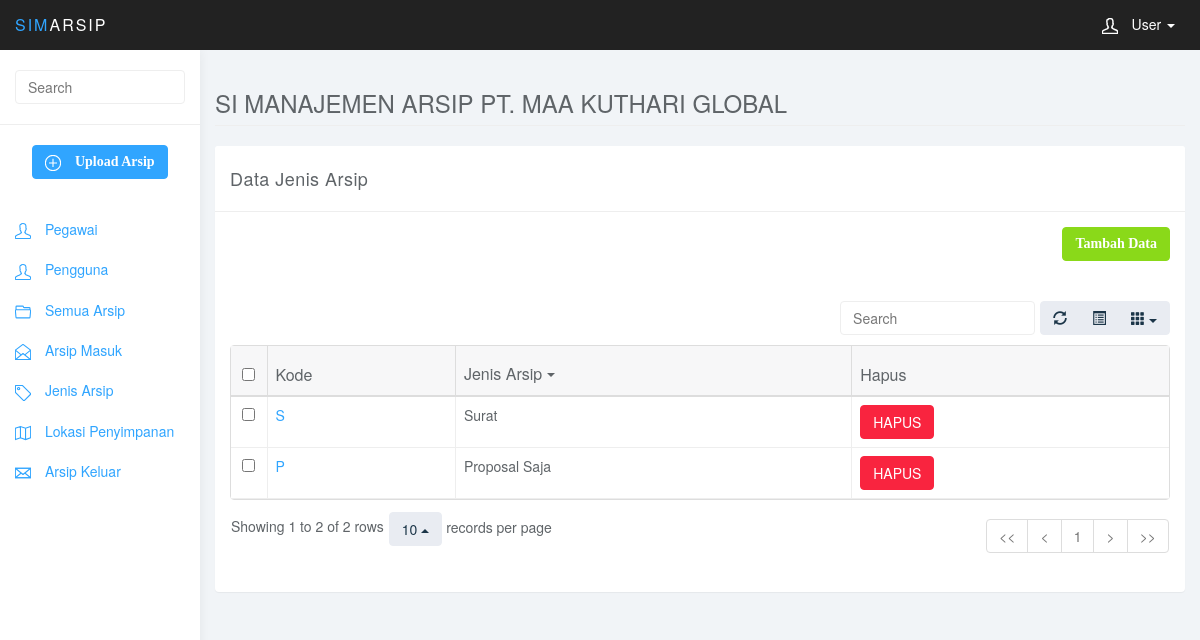
/admin/media.php?p=jenisarsip (signed in), run on the app's committed database.
### tables this page shows
CREATE TABLE `tbl_jenisarsip` (
  `kd_jenis` varchar(15) NOT NULL,
  `desc_jenis` varchar(100) DEFAULT NULL
);

### admin/modul/jenisarsip/jenisarsip.php (the view, shortened to what this page needs)
<?php
 if (empty($_SESSION['username']) AND empty($_SESSION['passuser'])){
  echo "<link href='style.css' rel='stylesheet' type='text/css'>
 <center>Untuk mengakses modul, Anda harus login <br>";
  echo "<a href=../../index.php><b>LOGIN</b></a></center>";
}
else{
$aksi="modul/jenisarsip/aksi_jenisarsip.php";
switch($_GET[aksi]){
default:
echo "<div class='row'>
			<div class='col-lg-12'>
				<div class='panel panel-default'>
					<div class='panel-heading'>Data Jenis Arsip</div>
					<div class='panel-body'><a class='btn btn-success' href='?p=jenisarsip&aksi=tambah' style='float:right;color:#ffffff;font-weight:bold;font-family:verdana;'> Tambah Data</a></div>
					<div class='panel-body'>
						<table data-toggle='table' data-show-refresh='true' data-show-toggle='true' data-show-columns='true' data-search='true' data-select-item-name='toolbar1' data-pagination='true' data-sort-name='desc_jenis' data-sort-order='desc'>
						    <thead>
						    <tr>
						        <th data-field='state' data-checkbox='true' >No. Arsip</th>
						        <th data-field='kd_jenis' data-sortable='true'>Kode</th>
						        <th data-field='desc_jenis'  data-sortable='true'>Jenis Arsip</th>
						        <th data-field='hapus' data-sortable='true'>Hapus</th>
						    </tr>
						    </thead>
							<tbody>";
							$tp=mysql_query('SELECT * FROM tbl_jenisarsip');
							while($r=mysql_fetch_array($tp)){
                             echo"<tr>
                                    <td><input type='checkbox' name='checkbox'/></td>
									<td><a href='?p=jenisarsip&aksi=edit&id=$r[kd_jenis]'>$r[kd_jenis]</a></td>
                                    <td>$r[desc_jenis]</td>
									<td><a class='btn btn-danger' href='$aksi?act=hapus&id=$r[kd_jenis]'>HAPUS</a></td>
                                </tr>";
							}
						echo "</tbody>
						</table>
					</div>
				</div>
			</div>
		</div>";
break;
			}
}
?>
</body>
</html>

### admin/css/styles.css (style rules this page uses)
body { background: #f1f4f7; padding-top: 50px; color: #5f6468; }
a, a:hover, a:focus { color: #30a5ff; }
.btn-success, .btn-success:hover, .btn-success:focus, .btn-success:active, .btn-success.active, .open > .dropdown-toggle.btn-success, .btn-success.disabled, .btn-success[disabled], fieldset[disabled] .btn-success, .btn-success.disabled:hover, .btn-success[disabled]:hover, fieldset[disabled] .btn-success:hover, .btn-success.disabled:focus, .btn-success[disabled]:focus, fieldset[disabled] .btn-success:focus, .btn-success.disabled:active, .btn-success[disabled]:active, fieldset[disabled] .btn-success:active, .btn-success.disabled.active, .btn-success[disabled].active, fieldset[disabled] .btn-success.active { background-color: #8ad919; border-color: #8ad919; }
.btn-danger, .btn-danger:hover, .btn-danger:focus, .btn-danger:active, .btn-danger.active, .open > .dropdown-toggle.btn-danger, .btn-danger.disabled, .btn-danger[disabled], fieldset[disabled] .btn-danger, .btn-danger.disabled:hover, .btn-danger[disabled]:hover, fieldset[disabled] .btn-danger:hover, .btn-danger.disabled:focus, .btn-danger[disabled]:focus, fieldset[disabled] .btn-danger:focus, .btn-danger.disabled:active, .btn-danger[disabled]:active, fieldset[disabled] .btn-danger:active, .btn-danger.disabled.active, .btn-danger[disabled].active, fieldset[disabled] .btn-danger.active { background-color: #f9243f; border-color: #f9243f; }
.panel { border: 0; }
.panel-heading { font-size: 18px; font-weight: 300; letter-spacing: 0.025em; height: 66px; line-height: 45px; }
.panel-default .panel-heading { background: #fff; border-bottom: 1px solid #eee; color: #5f6468; }
.table { background: #fff; }

### data on the page
tbl_jenisarsip: kd_jenis "P", desc_jenis "Proposal Saja"
tbl_jenisarsip: kd_jenis "S", desc_jenis "Surat"
